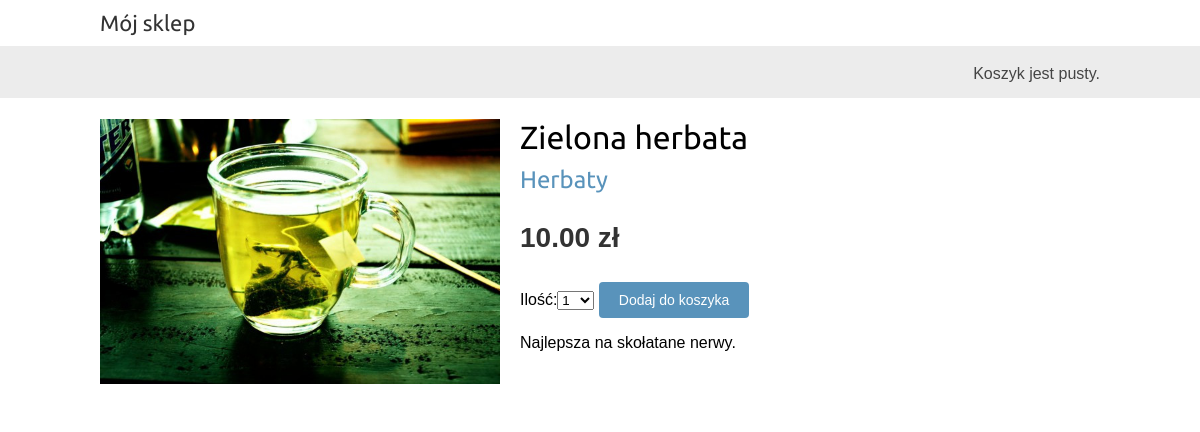
The page /1/zielona-herbata on the database its author committed.
### shop/models.py (models this page shows, shortened)
class Product(models.Model):
    category = models.ForeignKey(Category, related_name='products', on_delete=models.DO_NOTHING)
    name = models.CharField(max_length=200, db_index=True)
    slug = models.SlugField(max_length=200, db_index=True)
    image = models.ImageField(upload_to='products/%Y/%m/%d', blank=True)
    description = models.TextField(blank=True)
    price = models.DecimalField(max_digits=10, decimal_places=2)
    stock = models.PositiveIntegerField()
    available = models.BooleanField(default=True)
    created = models.DateTimeField(auto_now_add=True)
    updated = models.DateTimeField(auto_now=True)
    class Meta:
        ordering = ('name',)
        index_together = (('id', 'slug'),)

class Category(models.Model):
    name = models.CharField(max_length=250)
    slug = models.SlugField(max_length=200,
                            db_index=True,
                            unique=True)
    class Meta:
        ordering = ('name',)
        verbose_name = 'category'
        verbose_name_plural = 'categories'
    def __str__(self):
        return self.name
    def get_absolute_url(self):
        return reverse('shop:product_list_by_category', args=[self.slug])

### shop/views.py (the view)
# urls.py: path('<int:id>/<slug:slug>', views.product_detail, name='product_detail'),
def product_detail(request, id, slug):
    product = get_object_or_404(Product,
                                id=id,
                                slug=slug,
                                available=True)
    cart_product_form = CartAddProductForm()
    return render(request,
                  'shop/product/detail.html',
                  {'product': product,
                   'cart_product_form': cart_product_form})

### cart/forms.py
class CartAddProductForm(forms.Form):
    quantity = forms.TypedChoiceField(choices=PRODUCT_QUANTITY_CHOICES,
                                      coerce=int,
                                      label="Ilość")
    update = forms.BooleanField(required=False,
                                initial=False,
                                widget=forms.HiddenInput)

### cart/cart.py (called while the page is built)
    def __len__(self):
        return sum(item['quantity'] for item in self.cart.values())

### cart/context_processors.py (called while the page is built)
def cart(request):
    return {'cart': Cart(request)}

### shop/templates/shop/product/detail.html (shortened to what this page needs)
{% extends "shop/base.html" %}
{% load static %}
{% block content %}
    <div class="product-detail">
        <img src="{% if product.image %}{{ product.image.url }}{% else %}
{% static "img/no_image.png" %}{% endif %}">
    <h1>{{ product.name }}</h1>
    <h2><a href="{{ product.category.get_absolute_url }}">{{ product.category }}</a></h2>
        <p class="price">{{ product.price }} zł</p>
        <form action="{% url "cart:cart_add" product.id %}" method="post">
        {{ cart_product_form }}
        <input type="submit" value="Dodaj do koszyka">
        {{ product.description|linebreaks }}
        </form>
    </div>
{% endblock %}

### shop/static/css/base.css (style rules this page uses)
body { margin:0; padding:0; font-family:helvetica, sans-serif; }
h1, h2, h3, h4, h5 , h6 { font-family: 'Ubuntu', sans-serif; font-weight:normal; }
a { text-decoration:none; color:#5993bb; }
a.button, input[type="submit"] { color:#fff; background:#5993bb; border-radius:4px; padding:10px 20px; font-size:14px; border:0; }
.product-detail { text-align:justify; }
.product-detail .price { color:#333; font-size:28px; font-weight:bold; }
.product-detail img { width:40%; float:left; padding:0 20px 20px 0; }
.product-detail h1 { margin-bottom:0; }
.product-detail h2 { margin-top:10px; }

### rows shown on the page
Product: image (picture), name "Zielona herbata", category "Herbaty", price "10.00", description "Najlepsza na skołatane nerwy."
